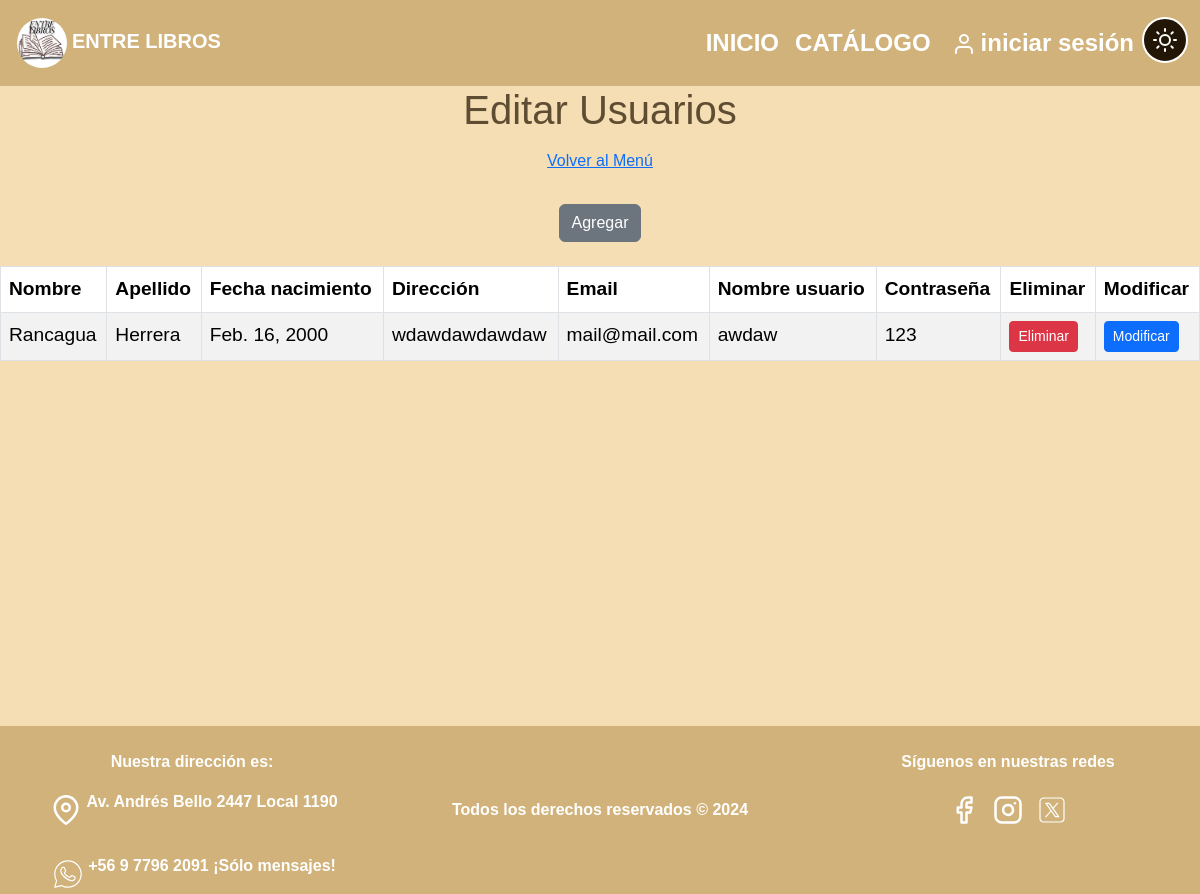
Before: /entreLibros/crud_usuarios with the older database file.
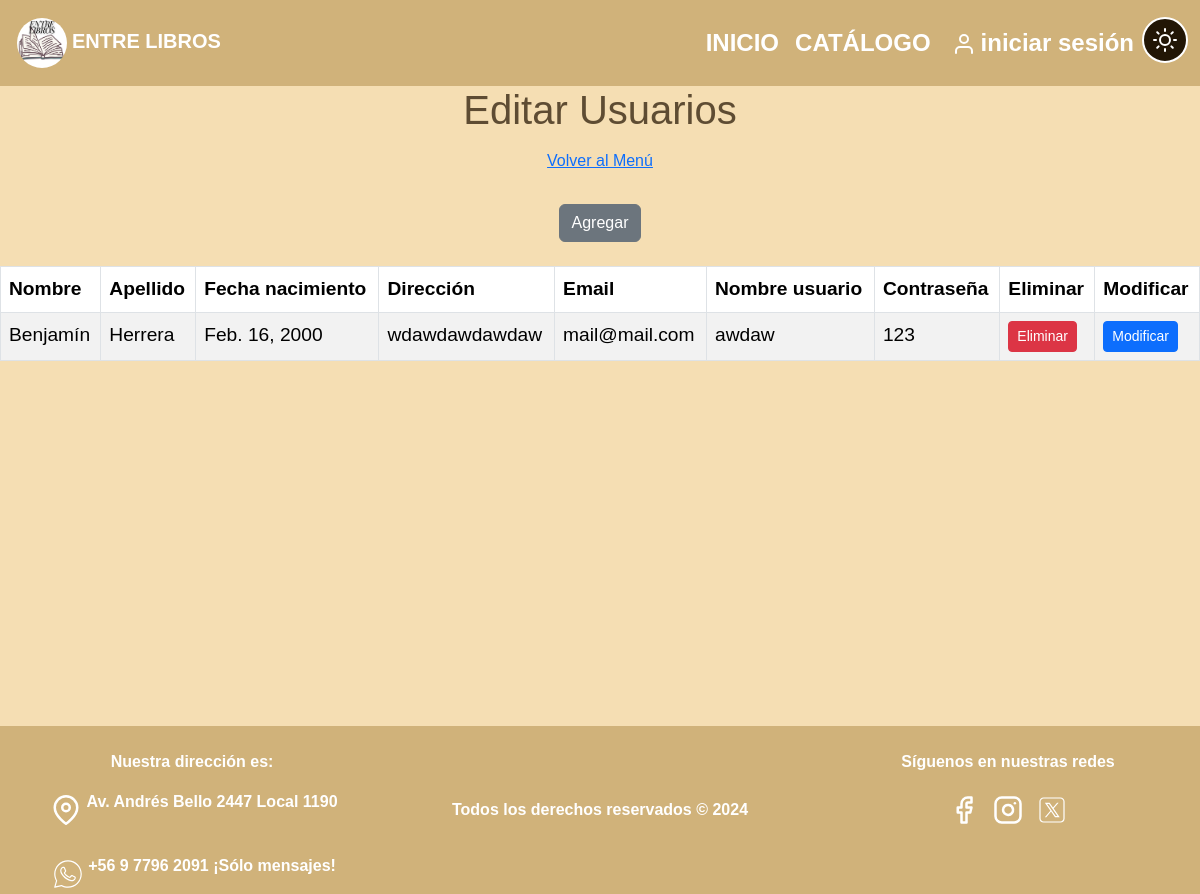
After: the same page with the newer database file.
### entreLibros/models.py (models this page shows, shortened)
class Usuario(models.Model):
    id_usuario      = models.AutoField(primary_key=True)
    nombre          = models.CharField(max_length=30)
    apellido        = models.CharField(max_length=30)
    fec_nac         = models.DateField(blank=False, null=False)
    direccion       = models.CharField(max_length=100)
    user_name       = models.CharField(max_length=20)
    correo          = models.EmailField(max_length=100)
    password        = models.CharField(max_length=100)

### entreLibros/views.py (the view)
# urls.py: path('crud_usuarios', views.crud_usuarios, name='crud_usuarios'),
def crud_usuarios(request):
    usuarios = Usuario.objects.all()
    context = {'usuarios': usuarios}
    print("Enviando datos usuarios_list")
    return render(request, 'entreLibros/usuarios_list.html', context)

### entreLibros/templates/entreLibros/usuarios_list.html (shortened to what the changed rows need)
<!DOCTYPE html>
<html lang="es">
  <head>
    {% load static %}
    <link rel="stylesheet" href="{% static 'CSS/style.css'%}" />
    <link rel="stylesheet" href="{% static 'CSS/styleCrud.css' %}" />
    <link
      href="https://cdn.jsdelivr.net/npm/bootstrap@5.3.3/dist/css/bootstrap.min.css"
      rel="stylesheet"
    />
  </head>
  <body>
    <div class="contenido" id="contenido">
      <h1 class="text-center">Editar Usuarios</h1>
      <div class="table-responsive">
        <table class="table table-striped table-bordered">
          {% if usuarios %}
          <thead>
            <tr>
              <th>Nombre</th>
              <th>Apellido</th>
              <th>Fecha nacimiento</th>
              <th>Dirección</th>
              <th>Email</th>
              <th>Nombre usuario</th>
              <th>Contraseña</th>
              <th>Eliminar</th>
              <th>Modificar</th>
            </tr>
          </thead>
          <tbody>
            {% for x in usuarios %}
            <tr>
              <td>{{ x.nombre }}</td>
              <td>{{ x.apellido }}</td>
              <td>{{ x.fec_nac }}</td>
              <td>{{ x.direccion }}</td>
              <td>{{ x.correo }}</td>
              <td>{{ x.user_name }}</td>
              <td>{{ x.password }}</td>
              <td>
                <a
                  href="{% url 'usuarios_del' pk=x.id_usuario %}"
                  class="btn btn-danger btn-sm"
                  >Eliminar</a
                >
              </td>
              <td>
                <a
                  href="{% url 'usuarios_edit' pk=x.id_usuario %}"
                  class="btn btn-primary btn-sm"
                  >Modificar</a
                >
              </td>
            </tr>
            {% endfor %}
          </tbody>
          {% else %}
          <tr>
            <td colspan="9" class="text-center">No hay usuarios disponibles</td>
          </tr>
          {% endif %}
        </table>
      </div>
    </div>
  </body>
</html>

Changed rows visible on the page:
changed Usuario "Herrera": nombre "Rancagua" → "Benjamín"
